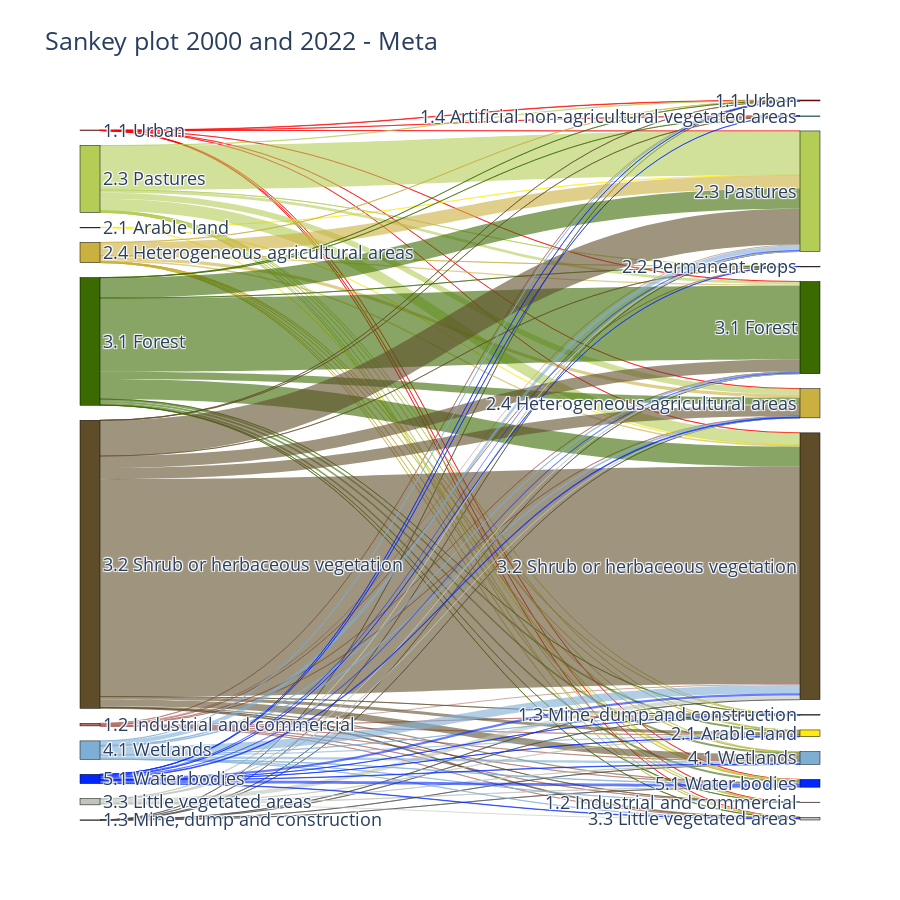

The cell this chart's notebook holds for it:
### Code cell
inter = inter.rename(columns={'level2_1': 'Date1','level2_2':'Date2'})

label_set = set()
links = []

def add_links(inter, col_from, col_to):
    temp = inter.groupby([col_from, col_to])["area"].sum().reset_index()
    for _, row in temp.iterrows():
        source = f"{col_from}_{row[col_from]}"
        target = f"{col_to}_{row[col_to]}"
        value = row["area"]
        label_set.update([source, target])
        links.append((source, target, value))

add_links(inter, "Date1", "Date2")

labels = list(label_set)
labels = sorted(label_set, key=lambda x: x.split("_", 1)[1])
label_to_index = {label: i for i, label in enumerate(labels)}

source = [label_to_index[s] for s, t, v in links]
target = [label_to_index[t] for s, t, v in links]
value = [v for s, t, v in links]

color_dict = {
    "1.1 Urban": "#FD0000",
    "1.2 Industrial and commercial": "#B26E69",
    "1.3 Mine, dump and construction": "#4a4a4a",
    "1.4 Artificial non-agricultural vegetated areas": "#00CCBB",
    "2.1 Arable land": "#ffeb12",
    "2.2 Permanent crops": "#ED66C0",
    "2.3 Pastures": "#b3cd57",
    "2.4 Heterogeneous agricultural areas": "#CAB03E",
    "3.1 Forest": "#3a6a00",
    "3.2 Shrub or herbaceous vegetation": "#5f4d29",
    "3.3 Little vegetated areas": "#bfc5b9",
    "4.1 Wetlands": "#7faed5",
    "5.1 Water bodies": "#0127ff",
    "9.9 Unknown": "#FBF1F1"
}

display_labels = [label.split("_", 1)[1] for label in labels]

colors = []
for label in labels:
    class_name = label.split("_", 1)[1].strip()
    colors.append(color_dict.get(class_name, "gray"))

def hex_to_rgba(hex_color, alpha=0.6):
    hex_color = hex_color.lstrip("#")
    r, g, b = tuple(int(hex_color[i:i+2], 16) for i in (0, 2, 4))
    return f"rgba({r},{g},{b},{alpha})"

missing_classes = set()
for s, t, v in links:
    class_name = s.split("_", 1)[1].strip()
    if class_name not in color_dict:
        missing_classes.add(class_name)

link_colors = []
for s, t, v in links:
    class_name = s.split("_", 1)[1].strip()
    hex_color = color_dict.get(class_name, "#999999")
    link_colors.append(hex_to_rgba(hex_color))


fig = go.Figure(data=[go.Sankey(
    arrangement="snap",
    node=dict(
        pad=15,
        thickness=20,
        line=dict(color="black", width=0.5),
        label=display_labels,
        color=colors
    ),
    link=dict(
        source=source,
        target=target,
        value=value,
        color=link_colors
    )
)])

fig.update_layout(
    title_text="Sankey plot 2000 and 2022 - Meta",
    font_size=18,
    height=900
)

### Figure 1 — Plotly figure (JSON) as saved in the notebook; plotly's stock layout.template omitted (floating-point values rounded to 4 significant figures)
{"data": [{"arrangement": "snap", "link": {"color": ["rgba(253,0,0,0.6)", "rgba(253,0,0,0.6)", "rgba(253,0,0,0.6)", "rgba(253,0,0,0.6)", "rgba(253,0,0,0.6)", "rgba(253,0,0,0.6)", "rgba(253,0,0,0.6)", "rgba(253,0,0,0.6)", "rgba(253,0,0,0.6)", "rgba(178,110,105,0.6)", "rgba(178,110,105,0.6)", "rgba(178,110,105,0.6)", "rgba(178,110,105,0.6)", "rgba(178,110,105,0.6)", "rgba(178,110,105,0.6)", "rgba(178,110,105,0.6)", "rgba(178,110,105,0.6)", "rgba(178,110,105,0.6)", "rgba(178,110,105,0.6)", "rgba(178,110,105,0.6)", "rgba(178,110,105,0.6)", "rgba(74,74,74,0.6)", "rgba(74,74,74,0.6)", "rgba(74,74,74,0.6)", "rgba(74,74,74,0.6)", "rgba(74,74,74,0.6)", "rgba(74,74,74,0.6)", "rgba(74,74,74,0.6)", "rgba(74,74,74,0.6)", "rgba(255,235,18,0.6)", "rgba(255,235,18,0.6)", "rgba(255,235,18,0.6)", "rgba(179,205,87,0.6)", "rgba(179,205,87,0.6)", "rgba(179,205,87,0.6)", "rgba(179,205,87,0.6)", "rgba(179,205,87,0.6)", "rgba(179,205,87,0.6)", "rgba(179,205,87,0.6)", "rgba(179,205,87,0.6)", "rgba(179,205,87,0.6)", "rgba(179,205,87,0.6)", "rgba(179,205,87,0.6)", "rgba(179,205,87,0.6)", "rgba(202,176,62,0.6)", "rgba(202,176,62,0.6)", "rgba(202,176,62,0.6)", "rgba(202,176,62,0.6)", "rgba(202,176,62,0.6)", "rgba(202,176,62,0.6)", "rgba(202,176,62,0.6)", "rgba(202,176,62,0.6)", "rgba(202,176,62,0.6)", "rgba(202,176,62,0.6)", "rgba(202,176,62,0.6)", "rgba(202,176,62,0.6)", "rgba(58,106,0,0.6)", "rgba(58,106,0,0.6)", "rgba(58,106,0,0.6)", "rgba(58,106,0,0.6)", "rgba(58,106,0,0.6)", "rgba(58,106,0,0.6)", "rgba(58,106,0,0.6)", "rgba(58,106,0,0.6)", "rgba(58,106,0,0.6)", "rgba(58,106,0,0.6)", "rgba(58,106,0,0.6)", "rgba(58,106,0,0.6)", "rgba(58,106,0,0.6)", "rgba(95,77,41,0.6)", "rgba(95,77,41,0.6)", "rgba(95,77,41,0.6)", "rgba(95,77,41,0.6)", "rgba(95,77,41,0.6)", "rgba(95,77,41,0.6)", "rgba(95,77,41,0.6)", "rgba(95,77,41,0.6)", "rgba(95,77,41,0.6)", "rgba(95,77,41,0.6)", "rgba(95,77,41,0.6)", "rgba(95,77,41,0.6)", "rgba(95,77,41,0.6)", "rgba(191,197,185,0.6)", "rgba(191,197,185,0.6)", "rgba(191,197,185,0.6)", "rgba(191,197,185,0.6)", "rgba(191,197,185,0.6)", "rgba(191,197,185,0.6)", "rgba(191,197,185,0.6)", "rgba(191,197,185,0.6)", "rgba(127,174,213,0.6)", "rgba(127,174,213,0.6)", "rgba(127,174,213,0.6)", "rgba(127,174,213,0.6)", "rgba(127,174,213,0.6)", "rgba(127,174,213,0.6)", "rgba(127,174,213,0.6)", "rgba(127,174,213,0.6)", "rgba(127,174,213,0.6)", "rgba(127,174,213,0.6)", "rgba(127,174,213,0.6)", "rgba(1,39,255,0.6)", "rgba(1,39,255,0.6)", "rgba(1,39,255,0.6)", "rgba(1,39,255,0.6)", "rgba(1,39,255,0.6)", "rgba(1,39,255,0.6)", "rgba(1,39,255,0.6)", "rgba(1,39,255,0.6)", "rgba(1,39,255,0.6)", "rgba(1,39,255,0.6)", "rgba(1,39,255,0.6)", "rgba(1,39,255,0.6)"], "source": [1, 1, 1, 1, 1, 1, 1, 1, 1, 2, 2, 2, 2, 2, 2, 2, 2, 2, 2, 2, 2, 4, 4, 4, 4, 4, 4, 4, 4, 7, 7, 7, 10, 10, 10, 10, 10, 10, 10, 10, 10, 10, 10, 10, 13, 13, 13, 13, 13, 13, 13, 13, 13, 13, 13, 13, 15, 15, 15, 15, 15, 15, 15, 15, 15, 15, 15, 15, 15, 16, 16, 16, 16, 16, 16, 16, 16, 16, 16, 16, 16, 16, 19, 19, 19, 19, 19, 19, 19, 19, 20, 20, 20, 20, 20, 20, 20, 20, 20, 20, 20, 22, 22, 22, 22, 22, 22, 22, 22, 22, 22, 22, 22], "target": [0, 3, 6, 11, 12, 14, 17, 18, 23, 0, 3, 5, 8, 9, 11, 12, 14, 17, 18, 21, 23, 0, 5, 11, 12, 14, 17, 21, 23, 11, 17, 23, 0, 3, 5, 8, 9, 11, 12, 14, 17, 18, 21, 23, 0, 3, 5, 8, 9, 11, 12, 14, 17, 18, 21, 23, 0, 3, 5, 6, 8, 9, 11, 12, 14, 17, 18, 21, 23, 0, 3, 5, 6, 8, 9, 11, 12, 14, 17, 18, 21, 23, 8, 11, 12, 14, 17, 18, 21, 23, 0, 3, 5, 8, 11, 12, 14, 17, 18, 21, 23, 0, 5, 6, 8, 9, 11, 12, 14, 17, 18, 21, 23], "value": [18.12, 0.08568, 0.1165, 1.201, 0.8441, 0.1458, 0.3155, 0.001261, 0.091, 1.393, 1.958, 0.5696, 1.872, 0.0412, 49.92, 8.424, 2.388, 44.58, 0.0004677, 0.5452, 0.5768, 0.1011, 3.42, 0.4995, 0.712, 0.0113, 0.8124, 0.1049, 0.2625, 0.4962, 0.004121, 0.0746, 8.225, 0.31, 1.229, 15.2, 0.3519, 1939.0, 255.5, 129.4, 532.2, 5.615, 23.52, 25.94, 3.019, 0.2519, 0.7799, 4.733, 1.112, 578.9, 138.9, 56.72, 72.8, 0.5622, 7.461, 18.64, 2.959, 0.0982, 6.059, 0.2597, 83.16, 1.273, 891.7, 314.5, 3238.0, 873.8, 7.424, 94.83, 85.95, 6.027, 0.967, 1.771, 0.01819, 126.5, 0.3556, 1565.0, 486.7, 525.9, 9536.0, 38.68, 297.3, 52.63, 0.1316, 17.24, 4.531, 5.89, 184.3, 50.06, 4.262, 9.509, 1.218, 0.01056, 0.2461, 59.32, 189.4, 37.94, 22.29, 362.1, 1.276, 114.7, 19.89, 0.641, 0.1386, 0.001688, 3.494, 0.0002841, 52.59, 32.79, 60.78, 95.25, 16.22, 15.79, 127.8]}, "node": {"color": ["#FD0000", "#FD0000", "#B26E69", "#B26E69", "#4a4a4a", "#4a4a4a", "#00CCBB", "#ffeb12", "#ffeb12", "#ED66C0", "#b3cd57", "#b3cd57", "#CAB03E", "#CAB03E", "#3a6a00", "#3a6a00", "#5f4d29", "#5f4d29", "#bfc5b9", "#bfc5b9", "#7faed5", "#7faed5", "#0127ff", "#0127ff"], "label": ["1.1 Urban", "1.1 Urban", "1.2 Industrial and commercial", "1.2 Industrial and commercial", "1.3 Mine, dump and construction", "1.3 Mine, dump and construction", "1.4 Artificial non-agricultural vegetated areas", "2.1 Arable land", "2.1 Arable land", "2.2 Permanent crops", "2.3 Pastures", "2.3 Pastures", "2.4 Heterogeneous agricultural areas", "2.4 Heterogeneous agricultural areas", "3.1 Forest", "3.1 Forest", "3.2 Shrub or herbaceous vegetation", "3.2 Shrub or herbaceous vegetation", "3.3 Little vegetated areas", "3.3 Little vegetated areas", "4.1 Wetlands", "4.1 Wetlands", "5.1 Water bodies", "5.1 Water bodies"], "line": {"color": "black", "width": 0.5}, "pad": 15, "thickness": 20}, "type": "sankey"}], "layout": {"font": {"size": 18}, "height": 900, "title": {"text": "Sankey plot 2000 and 2022 - Meta"}}}
